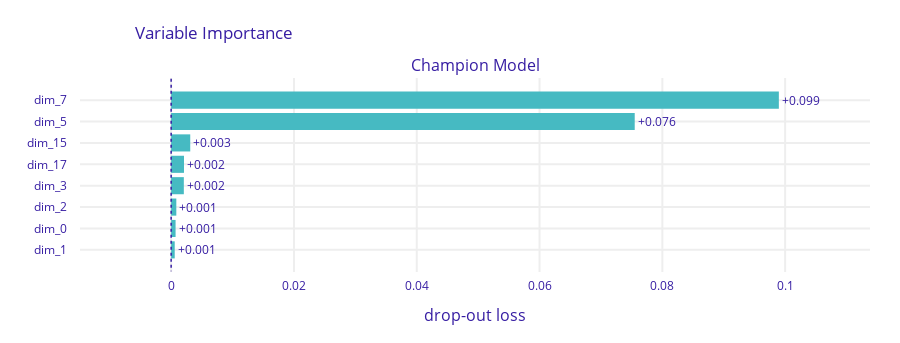

Notebook code cell kept with this figure:
### Code cell
import dalex
# Create an explainer object
exp = dalex.Explainer(model, X_train_scaled_df, y_train, label='Champion Model')

# Calculate feature importance
feature_importance = exp.model_parts()
feature_importance.plot(max_vars=27)

### Figure 1 — Plotly figure (JSON) as saved in the notebook; plotly's stock layout.template omitted (floating-point values rounded to 4 significant figures)
{"data": [{"base": 0, "hoverinfo": "text", "hoverlabel": {"bgcolor": "rgba(0,0,0,0.8)"}, "hovertext": ["Model: Champion Model loss after<br>variable: dim_7 is permuted: 0.099<br>Drop-out loss change: +0.099", "Model: Champion Model loss after<br>variable: dim_5 is permuted: 0.076<br>Drop-out loss change: +0.076", "Model: Champion Model loss after<br>variable: dim_15 is permuted: 0.003<br>Drop-out loss change: +0.003", "Model: Champion Model loss after<br>variable: dim_17 is permuted: 0.002<br>Drop-out loss change: +0.002", "Model: Champion Model loss after<br>variable: dim_3 is permuted: 0.002<br>Drop-out loss change: +0.002", "Model: Champion Model loss after<br>variable: dim_2 is permuted: 0.001<br>Drop-out loss change: +0.001", "Model: Champion Model loss after<br>variable: dim_0 is permuted: 0.001<br>Drop-out loss change: +0.001", "Model: Champion Model loss after<br>variable: dim_1 is permuted: 0.001<br>Drop-out loss change: +0.001"], "marker": {"color": "#46bac2"}, "orientation": "h", "showlegend": false, "text": ["+0.099", "+0.076", "+0.003", "+0.002", "+0.002", "+0.001", "+0.001", "+0.001"], "textposition": "outside", "type": "bar", "x": [0.09897, 0.0755, 0.003108, 0.002089, 0.002064, 0.0008422, 0.0007201, 0.0005803], "xaxis": "x", "y": ["dim_7", "dim_5", "dim_15", "dim_17", "dim_3", "dim_2", "dim_0", "dim_1"], "yaxis": "y"}], "layout": {"annotations": [{"font": {"size": 16}, "showarrow": false, "text": "Champion Model", "x": 0.5, "xanchor": "center", "xref": "paper", "y": 1, "yanchor": "bottom", "yref": "paper"}, {"font": {"size": 16}, "showarrow": false, "text": "drop-out loss", "x": 0.5, "xanchor": "center", "xref": "paper", "y": 0, "yanchor": "top", "yref": "paper", "yshift": -30}], "font": {"color": "#371ea3"}, "height": 343, "margin": {"b": 71, "r": 30, "t": 78}, "shapes": [{"line": {"color": "#371ea3", "dash": "dot", "width": 1.5}, "type": "line", "x0": 0, "x1": 0, "xref": "x", "y0": -1, "y1": 8, "yref": "y"}], "title": {"text": "Variable Importance", "x": 0.15}, "xaxis": {"anchor": "y", "automargin": true, "domain": [0, 1], "fixedrange": true, "gridwidth": 2, "range": [-0.01485, 0.1138], "tickcolor": "white", "ticklen": 3, "ticks": "outside", "type": "linear", "zeroline": false}, "yaxis": {"anchor": "x", "automargin": true, "autorange": "reversed", "domain": [0, 1], "fixedrange": true, "gridwidth": 2, "tickcolor": "white", "ticklen": 10, "ticks": "outside", "type": "category"}}}
